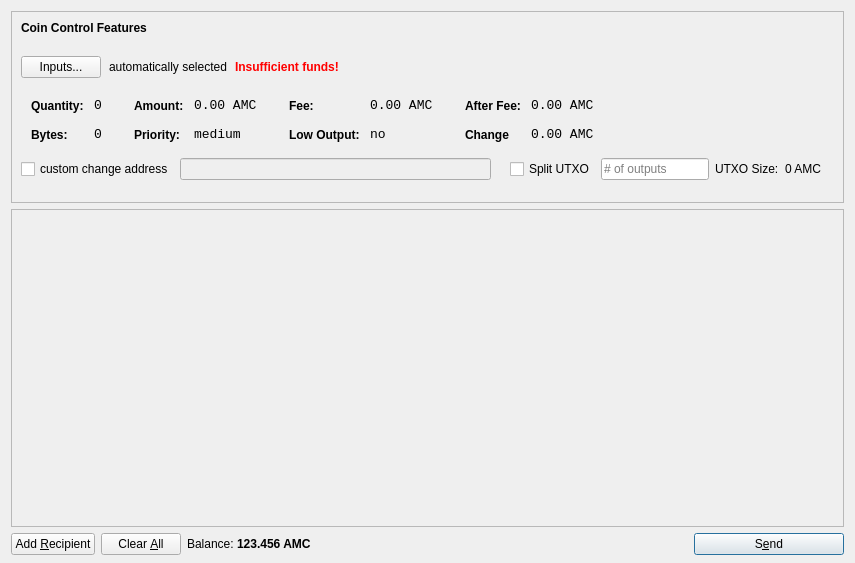
<?xml version="1.0" encoding="UTF-8"?>
<ui version="4.0">
 <class>SendCoinsDialog</class>
 <widget class="QDialog" name="SendCoinsDialog">
  <property name="geometry">
   <rect>
    <x>0</x>
    <y>0</y>
    <width>855</width>
    <height>563</height>
   </rect>
  </property>
  <property name="windowTitle">
   <string>Send Coins</string>
  </property>
  <layout class="QVBoxLayout" name="verticalLayout" stretch="0,1,0">
   <property name="bottomMargin">
    <number>8</number>
   </property>
   <item>
    <widget class="QFrame" name="frameCoinControl">
     <property name="sizePolicy">
      <sizepolicy hsizetype="Expanding" vsizetype="Expanding">
       <horstretch>0</horstretch>
       <verstretch>0</verstretch>
      </sizepolicy>
     </property>
     <property name="maximumSize">
      <size>
       <width>16777215</width>
       <height>16777215</height>
      </size>
     </property>
     <property name="frameShape">
      <enum>QFrame::StyledPanel</enum>
     </property>
     <property name="frameShadow">
      <enum>QFrame::Sunken</enum>
     </property>
     <layout class="QGridLayout" name="gridLayout">
      <item row="0" column="0">
       <layout class="QHBoxLayout" name="horizontalLayoutCoinControl1">
        <property name="bottomMargin">
         <number>15</number>
        </property>
        <item>
         <widget class="QLabel" name="labelCoinControlFeatures">
          <property name="sizePolicy">
           <sizepolicy hsizetype="Preferred" vsizetype="Maximum">
            <horstretch>0</horstretch>
            <verstretch>0</verstretch>
           </sizepolicy>
          </property>
          <property name="font">
           <font>
            <weight>75</weight>
            <bold>true</bold>
           </font>
          </property>
          <property name="styleSheet">
           <string notr="true">font-weight:bold;</string>
          </property>
          <property name="text">
           <string>Coin Control Features</string>
          </property>
         </widget>
        </item>
       </layout>
      </item>
      <item row="1" column="0">
       <layout class="QHBoxLayout" name="horizontalLayoutCoinControl2" stretch="0,0,0,0">
        <property name="spacing">
         <number>8</number>
        </property>
        <property name="bottomMargin">
         <number>10</number>
        </property>
        <item>
         <widget class="QPushButton" name="pushButtonCoinControl">
          <property name="styleSheet">
           <string notr="true"/>
          </property>
          <property name="text">
           <string>Inputs...</string>
          </property>
         </widget>
        </item>
        <item>
         <widget class="QLabel" name="labelCoinControlAutomaticallySelected">
          <property name="text">
           <string>automatically selected</string>
          </property>
          <property name="margin">
           <number>5</number>
          </property>
         </widget>
        </item>
        <item>
         <widget class="QLabel" name="labelCoinControlInsuffFunds">
          <property name="font">
           <font>
            <weight>75</weight>
            <bold>true</bold>
           </font>
          </property>
          <property name="styleSheet">
           <string notr="true">color:red;font-weight:bold;</string>
          </property>
          <property name="text">
           <string>Insufficient funds!</string>
          </property>
          <property name="margin">
           <number>5</number>
          </property>
         </widget>
        </item>
        <item>
         <spacer name="horizontalSpacerCoinControl">
          <property name="orientation">
           <enum>Qt::Horizontal</enum>
          </property>
          <property name="sizeHint" stdset="0">
           <size>
            <width>40</width>
            <height>1</height>
           </size>
          </property>
         </spacer>
        </item>
       </layout>
      </item>
      <item row="2" column="0">
       <widget class="QWidget" name="widgetCoinControl" native="true">
        <property name="sizePolicy">
         <sizepolicy hsizetype="Preferred" vsizetype="Preferred">
          <horstretch>0</horstretch>
          <verstretch>0</verstretch>
         </sizepolicy>
        </property>
        <property name="minimumSize">
         <size>
          <width>0</width>
          <height>0</height>
         </size>
        </property>
        <property name="styleSheet">
         <string notr="true"/>
        </property>
        <layout class="QHBoxLayout" name="horizontalLayoutCoinControl5">
         <property name="leftMargin">
          <number>0</number>
         </property>
         <property name="topMargin">
          <number>0</number>
         </property>
         <property name="rightMargin">
          <number>0</number>
         </property>
         <property name="bottomMargin">
          <number>0</number>
         </property>
         <item>
          <layout class="QHBoxLayout" name="horizontalLayoutCoinControl3" stretch="0,0,0,1">
           <property name="spacing">
            <number>20</number>
           </property>
           <property name="topMargin">
            <number>0</number>
           </property>
           <property name="bottomMargin">
            <number>10</number>
           </property>
           <item>
            <layout class="QFormLayout" name="formLayoutCoinControl1">
             <property name="horizontalSpacing">
              <number>10</number>
             </property>
             <property name="verticalSpacing">
              <number>14</number>
             </property>
             <property name="leftMargin">
              <number>10</number>
             </property>
             <property name="topMargin">
              <number>4</number>
             </property>
             <property name="rightMargin">
              <number>6</number>
             </property>
             <item row="0" column="0">
              <widget class="QLabel" name="labelCoinControlQuantityText">
               <property name="styleSheet">
                <string notr="true">font-weight:bold;</string>
               </property>
               <property name="text">
                <string>Quantity:</string>
               </property>
               <property name="margin">
                <number>0</number>
               </property>
              </widget>
             </item>
             <item row="0" column="1">
              <widget class="QLabel" name="labelCoinControlQuantity">
               <property name="font">
                <font>
                 <family>Monospace</family>
                 <pointsize>10</pointsize>
                </font>
               </property>
               <property name="cursor">
                <cursorShape>IBeamCursor</cursorShape>
               </property>
               <property name="contextMenuPolicy">
                <enum>Qt::ActionsContextMenu</enum>
               </property>
               <property name="text">
                <string>0</string>
               </property>
               <property name="margin">
                <number>0</number>
               </property>
               <property name="textInteractionFlags">
                <set>Qt::LinksAccessibleByMouse|Qt::TextSelectableByKeyboard|Qt::TextSelectableByMouse</set>
               </property>
              </widget>
             </item>
             <item row="1" column="0">
              <widget class="QLabel" name="labelCoinControlBytesText">
               <property name="styleSheet">
                <string notr="true">font-weight:bold;</string>
               </property>
               <property name="text">
                <string>Bytes:</string>
               </property>
              </widget>
             </item>
             <item row="1" column="1">
              <widget class="QLabel" name="labelCoinControlBytes">
               <property name="font">
                <font>
                 <family>Monospace</family>
                 <pointsize>10</pointsize>
                </font>
               </property>
               <property name="cursor">
                <cursorShape>IBeamCursor</cursorShape>
               </property>
               <property name="contextMenuPolicy">
                <enum>Qt::ActionsContextMenu</enum>
               </property>
               <property name="text">
                <string>0</string>
               </property>
               <property name="textInteractionFlags">
                <set>Qt::LinksAccessibleByMouse|Qt::TextSelectableByKeyboard|Qt::TextSelectableByMouse</set>
               </property>
              </widget>
             </item>
            </layout>
           </item>
           <item>
            <layout class="QFormLayout" name="formLayoutCoinControl2">
             <property name="horizontalSpacing">
              <number>10</number>
             </property>
             <property name="verticalSpacing">
              <number>14</number>
             </property>
             <property name="leftMargin">
              <number>6</number>
             </property>
             <property name="topMargin">
              <number>4</number>
             </property>
             <property name="rightMargin">
              <number>6</number>
             </property>
             <item row="0" column="0">
              <widget class="QLabel" name="labelCoinControlAmountText">
               <property name="styleSheet">
                <string notr="true">font-weight:bold;</string>
               </property>
               <property name="text">
                <string>Amount:</string>
               </property>
               <property name="margin">
                <number>0</number>
               </property>
              </widget>
             </item>
             <item row="0" column="1">
              <widget class="QLabel" name="labelCoinControlAmount">
               <property name="font">
                <font>
                 <family>Monospace</family>
                 <pointsize>10</pointsize>
                </font>
               </property>
               <property name="cursor">
                <cursorShape>IBeamCursor</cursorShape>
               </property>
               <property name="contextMenuPolicy">
                <enum>Qt::ActionsContextMenu</enum>
               </property>
               <property name="text">
                <string>0.00 AMC</string>
               </property>
               <property name="textInteractionFlags">
                <set>Qt::LinksAccessibleByMouse|Qt::TextSelectableByKeyboard|Qt::TextSelectableByMouse</set>
               </property>
              </widget>
             </item>
             <item row="1" column="0">
              <widget class="QLabel" name="labelCoinControlPriorityText">
               <property name="styleSheet">
                <string notr="true">font-weight:bold;</string>
               </property>
               <property name="text">
                <string>Priority:</string>
               </property>
              </widget>
             </item>
             <item row="1" column="1">
              <widget class="QLabel" name="labelCoinControlPriority">
               <property name="font">
                <font>
                 <family>Monospace</family>
                 <pointsize>10</pointsize>
                </font>
               </property>
               <property name="cursor">
                <cursorShape>IBeamCursor</cursorShape>
               </property>
               <property name="contextMenuPolicy">
                <enum>Qt::ActionsContextMenu</enum>
               </property>
               <property name="text">
                <string>medium</string>
               </property>
               <property name="textInteractionFlags">
                <set>Qt::LinksAccessibleByMouse|Qt::TextSelectableByKeyboard|Qt::TextSelectableByMouse</set>
               </property>
              </widget>
             </item>
            </layout>
           </item>
           <item>
            <layout class="QFormLayout" name="formLayoutCoinControl3">
             <property name="horizontalSpacing">
              <number>10</number>
             </property>
             <property name="verticalSpacing">
              <number>14</number>
             </property>
             <property name="leftMargin">
              <number>6</number>
             </property>
             <property name="topMargin">
              <number>4</number>
             </property>
             <property name="rightMargin">
              <number>6</number>
             </property>
             <item row="0" column="0">
              <widget class="QLabel" name="labelCoinControlFeeText">
               <property name="styleSheet">
                <string notr="true">font-weight:bold;</string>
               </property>
               <property name="text">
                <string>Fee:</string>
               </property>
               <property name="margin">
                <number>0</number>
               </property>
              </widget>
             </item>
             <item row="0" column="1">
              <widget class="QLabel" name="labelCoinControlFee">
               <property name="font">
                <font>
                 <family>Monospace</family>
                 <pointsize>10</pointsize>
                </font>
               </property>
               <property name="cursor">
                <cursorShape>IBeamCursor</cursorShape>
               </property>
               <property name="contextMenuPolicy">
                <enum>Qt::ActionsContextMenu</enum>
               </property>
               <property name="text">
                <string>0.00 AMC</string>
               </property>
               <property name="textInteractionFlags">
                <set>Qt::LinksAccessibleByMouse|Qt::TextSelectableByKeyboard|Qt::TextSelectableByMouse</set>
               </property>
              </widget>
             </item>
             <item row="1" column="0">
              <widget class="QLabel" name="labelCoinControlLowOutputText">
               <property name="styleSheet">
                <string notr="true">font-weight:bold;</string>
               </property>
               <property name="text">
                <string>Low Output:</string>
               </property>
              </widget>
             </item>
             <item row="1" column="1">
              <widget class="QLabel" name="labelCoinControlLowOutput">
               <property name="font">
                <font>
                 <family>Monospace</family>
                 <pointsize>10</pointsize>
                </font>
               </property>
               <property name="cursor">
                <cursorShape>IBeamCursor</cursorShape>
               </property>
               <property name="contextMenuPolicy">
                <enum>Qt::ActionsContextMenu</enum>
               </property>
               <property name="text">
                <string>no</string>
               </property>
               <property name="textInteractionFlags">
                <set>Qt::LinksAccessibleByMouse|Qt::TextSelectableByKeyboard|Qt::TextSelectableByMouse</set>
               </property>
              </widget>
             </item>
            </layout>
           </item>
           <item>
            <layout class="QFormLayout" name="formLayoutCoinControl4">
             <property name="horizontalSpacing">
              <number>10</number>
             </property>
             <property name="verticalSpacing">
              <number>14</number>
             </property>
             <property name="leftMargin">
              <number>6</number>
             </property>
             <property name="topMargin">
              <number>4</number>
             </property>
             <property name="rightMargin">
              <number>6</number>
             </property>
             <item row="0" column="0">
              <widget class="QLabel" name="labelCoinControlAfterFeeText">
               <property name="styleSheet">
                <string notr="true">font-weight:bold;</string>
               </property>
               <property name="text">
                <string>After Fee:</string>
               </property>
               <property name="margin">
                <number>0</number>
               </property>
              </widget>
             </item>
             <item row="0" column="1">
              <widget class="QLabel" name="labelCoinControlAfterFee">
               <property name="font">
                <font>
                 <family>Monospace</family>
                 <pointsize>10</pointsize>
                </font>
               </property>
               <property name="cursor">
                <cursorShape>IBeamCursor</cursorShape>
               </property>
               <property name="contextMenuPolicy">
                <enum>Qt::ActionsContextMenu</enum>
               </property>
               <property name="text">
                <string>0.00 AMC</string>
               </property>
               <property name="textInteractionFlags">
                <set>Qt::LinksAccessibleByMouse|Qt::TextSelectableByKeyboard|Qt::TextSelectableByMouse</set>
               </property>
              </widget>
             </item>
             <item row="1" column="0">
              <widget class="QLabel" name="labelCoinControlChangeText">
               <property name="styleSheet">
                <string notr="true">font-weight:bold;</string>
               </property>
               <property name="text">
                <string>Change</string>
               </property>
              </widget>
             </item>
             <item row="1" column="1">
              <widget class="QLabel" name="labelCoinControlChange">
               <property name="font">
                <font>
                 <family>Monospace</family>
                 <pointsize>10</pointsize>
                </font>
               </property>
               <property name="cursor">
                <cursorShape>IBeamCursor</cursorShape>
               </property>
               <property name="contextMenuPolicy">
                <enum>Qt::ActionsContextMenu</enum>
               </property>
               <property name="text">
                <string>0.00 AMC</string>
               </property>
               <property name="textInteractionFlags">
                <set>Qt::LinksAccessibleByMouse|Qt::TextSelectableByKeyboard|Qt::TextSelectableByMouse</set>
               </property>
              </widget>
             </item>
            </layout>
           </item>
          </layout>
         </item>
        </layout>
       </widget>
      </item>
      <item row="3" column="0">
       <layout class="QHBoxLayout" name="horizontalLayout_3">
        <item>
         <widget class="QCheckBox" name="checkBoxCoinControlChange">
          <property name="text">
           <string>custom change address</string>
          </property>
         </widget>
        </item>
        <item>
         <widget class="QLineEdit" name="lineEditCoinControlChange">
          <property name="enabled">
           <bool>false</bool>
          </property>
          <property name="sizePolicy">
           <sizepolicy hsizetype="Expanding" vsizetype="Fixed">
            <horstretch>0</horstretch>
            <verstretch>0</verstretch>
           </sizepolicy>
          </property>
         </widget>
        </item>
        <item>
         <widget class="QLabel" name="labelCoinControlChangeLabel">
          <property name="sizePolicy">
           <sizepolicy hsizetype="Preferred" vsizetype="Expanding">
            <horstretch>0</horstretch>
            <verstretch>0</verstretch>
           </sizepolicy>
          </property>
          <property name="minimumSize">
           <size>
            <width>0</width>
            <height>0</height>
           </size>
          </property>
          <property name="text">
           <string/>
          </property>
          <property name="margin">
           <number>3</number>
          </property>
         </widget>
        </item>
        <item>
         <widget class="QCheckBox" name="splitBlockCheckBox">
          <property name="text">
           <string>Split UTXO</string>
          </property>
         </widget>
        </item>
        <item>
         <widget class="QLineEdit" name="splitBlockLineEdit">
          <property name="sizePolicy">
           <sizepolicy hsizetype="Fixed" vsizetype="Fixed">
            <horstretch>50</horstretch>
            <verstretch>0</verstretch>
           </sizepolicy>
          </property>
          <property name="placeholderText">
           <string># of outputs</string>
          </property>
         </widget>
        </item>
        <item>
         <widget class="QLabel" name="labelBlockSizeText">
          <property name="text">
           <string>UTXO Size:</string>
          </property>
         </widget>
        </item>
        <item>
         <widget class="QLabel" name="labelBlockSize">
          <property name="text">
           <string>0 AMC</string>
          </property>
         </widget>
        </item>
        <item>
         <widget class="QLabel" name="labelCoinControlChangeLabel_2">
          <property name="sizePolicy">
           <sizepolicy hsizetype="Preferred" vsizetype="Expanding">
            <horstretch>0</horstretch>
            <verstretch>0</verstretch>
           </sizepolicy>
          </property>
          <property name="minimumSize">
           <size>
            <width>0</width>
            <height>0</height>
           </size>
          </property>
          <property name="text">
           <string/>
          </property>
          <property name="margin">
           <number>3</number>
          </property>
         </widget>
        </item>
       </layout>
      </item>
      <item row="4" column="0">
       <spacer name="verticalSpacerCoinControl">
        <property name="orientation">
         <enum>Qt::Vertical</enum>
        </property>
        <property name="sizeHint" stdset="0">
         <size>
          <width>800</width>
          <height>13</height>
         </size>
        </property>
       </spacer>
      </item>
     </layout>
    </widget>
   </item>
   <item>
    <widget class="QScrollArea" name="scrollArea">
     <property name="widgetResizable">
      <bool>true</bool>
     </property>
     <widget class="QWidget" name="scrollAreaWidgetContents">
      <property name="geometry">
       <rect>
        <x>0</x>
        <y>0</y>
        <width>835</width>
        <height>283</height>
       </rect>
      </property>
      <layout class="QVBoxLayout" name="verticalLayout_2">
       <property name="leftMargin">
        <number>0</number>
       </property>
       <property name="topMargin">
        <number>0</number>
       </property>
       <property name="rightMargin">
        <number>0</number>
       </property>
       <property name="bottomMargin">
        <number>0</number>
       </property>
       <item>
        <layout class="QVBoxLayout" name="entries">
         <property name="spacing">
          <number>6</number>
         </property>
        </layout>
       </item>
       <item>
        <spacer name="verticalSpacer">
         <property name="orientation">
          <enum>Qt::Vertical</enum>
         </property>
         <property name="sizeHint" stdset="0">
          <size>
           <width>20</width>
           <height>40</height>
          </size>
         </property>
        </spacer>
       </item>
      </layout>
     </widget>
    </widget>
   </item>
   <item>
    <layout class="QHBoxLayout" name="horizontalLayout">
     <item>
      <widget class="QPushButton" name="addButton">
       <property name="toolTip">
        <string>Send to multiple recipients at once</string>
       </property>
       <property name="text">
        <string>Add &amp;Recipient</string>
       </property>
       <property name="icon">
        <iconset resource="../bitcoin.qrc">
         <normaloff>:/icons/add</normaloff>:/icons/add</iconset>
       </property>
       <property name="autoDefault">
        <bool>false</bool>
       </property>
      </widget>
     </item>
     <item>
      <widget class="QPushButton" name="clearButton">
       <property name="sizePolicy">
        <sizepolicy hsizetype="Minimum" vsizetype="Fixed">
         <horstretch>0</horstretch>
         <verstretch>0</verstretch>
        </sizepolicy>
       </property>
       <property name="toolTip">
        <string>Remove all transaction fields</string>
       </property>
       <property name="text">
        <string>Clear &amp;All</string>
       </property>
       <property name="icon">
        <iconset resource="../bitcoin.qrc">
         <normaloff>:/icons/remove</normaloff>:/icons/remove</iconset>
       </property>
       <property name="autoRepeatDelay">
        <number>300</number>
       </property>
       <property name="autoDefault">
        <bool>false</bool>
       </property>
      </widget>
     </item>
     <item>
      <layout class="QHBoxLayout" name="horizontalLayout_2">
       <property name="spacing">
        <number>3</number>
       </property>
       <item>
        <widget class="QLabel" name="label">
         <property name="sizePolicy">
          <sizepolicy hsizetype="Preferred" vsizetype="Fixed">
           <horstretch>0</horstretch>
           <verstretch>0</verstretch>
          </sizepolicy>
         </property>
         <property name="text">
          <string>Balance:</string>
         </property>
        </widget>
       </item>
       <item>
        <widget class="QLabel" name="labelBalance">
         <property name="sizePolicy">
          <sizepolicy hsizetype="Preferred" vsizetype="Fixed">
           <horstretch>0</horstretch>
           <verstretch>0</verstretch>
          </sizepolicy>
         </property>
         <property name="font">
          <font>
           <weight>75</weight>
           <bold>true</bold>
          </font>
         </property>
         <property name="cursor">
          <cursorShape>IBeamCursor</cursorShape>
         </property>
         <property name="text">
          <string>123.456 AMC</string>
         </property>
         <property name="textInteractionFlags">
          <set>Qt::LinksAccessibleByMouse|Qt::TextSelectableByKeyboard|Qt::TextSelectableByMouse</set>
         </property>
        </widget>
       </item>
      </layout>
     </item>
     <item>
      <spacer name="horizontalSpacer">
       <property name="orientation">
        <enum>Qt::Horizontal</enum>
       </property>
       <property name="sizeHint" stdset="0">
        <size>
         <width>40</width>
         <height>20</height>
        </size>
       </property>
      </spacer>
     </item>
     <item>
      <widget class="QPushButton" name="sendButton">
       <property name="minimumSize">
        <size>
         <width>150</width>
         <height>0</height>
        </size>
       </property>
       <property name="toolTip">
        <string>Confirm the send action</string>
       </property>
       <property name="text">
        <string>S&amp;end</string>
       </property>
       <property name="icon">
        <iconset resource="../bitcoin.qrc">
         <normaloff>:/icons/send</normaloff>:/icons/send</iconset>
       </property>
       <property name="default">
        <bool>true</bool>
       </property>
      </widget>
     </item>
    </layout>
   </item>
  </layout>
 </widget>
 <resources>
  <include location="../bitcoin.qrc"/>
 </resources>
 <connections/>
</ui>
